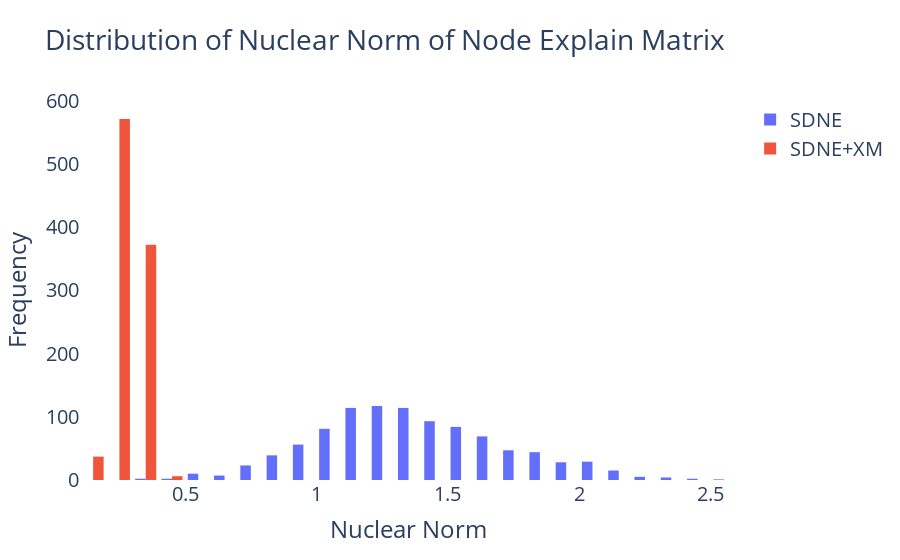

The notebook cell saved with this chart:
### Code cell
fig = go.Figure()

fig.add_trace(go.Histogram(x = norm_og, 
                           name = 'DGI'))
fig.add_trace(go.Histogram(x = norm_plus, 
                           name = 'DGI+XM'))


fig.update_layout(title_text = 'Distribution of Nuclear Norm of Node Explain Matrix', 
                  xaxis_title_text = 'Nuclear Norm', 
                  yaxis_title_text = 'Frequency', 
                  paper_bgcolor = 'white', 
                  plot_bgcolor = 'white', 
                  font = dict(size = 20))
fig.show()

### Figure 1 — Plotly figure (JSON) as saved in the notebook; plotly's stock layout.template omitted (floating-point values rounded to 4 significant figures; data arrays with more than 128 entries replaced by an {"elided": "..."} marker saying what was removed)
{"data": [{"name": "SDNE", "type": "histogram", "x": {"elided": "986 float values"}}, {"name": "SDNE+XM", "type": "histogram", "x": {"elided": "986 float values"}}], "layout": {"font": {"size": 20}, "paper_bgcolor": "white", "plot_bgcolor": "white", "title": {"text": "Distribution of Nuclear Norm of Node Explain Matrix"}, "xaxis": {"title": {"text": "Nuclear Norm"}}, "yaxis": {"title": {"text": "Frequency"}}}}
